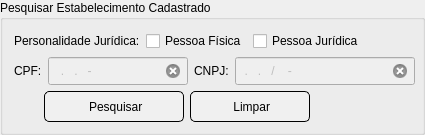
                <widget class="QGroupBox" name="groupBox">
                 <property name="minimumSize">
                  <size>
                   <width>425</width>
                   <height>135</height>
                  </size>
                 </property>
                 <property name="maximumSize">
                  <size>
                   <width>425</width>
                   <height>135</height>
                  </size>
                 </property>
                 <property name="title">
                  <string>Pesquisar Estabelecimento Cadastrado</string>
                 </property>
                 <layout class="QVBoxLayout" name="verticalLayout_2">
                  <item>
                   <layout class="QHBoxLayout" name="horizontalLayout">
                    <item>
                     <widget class="QLabel" name="label_2">
                      <property name="text">
                       <string>Personalidade Jurídica:</string>
                      </property>
                     </widget>
                    </item>
                    <item>
                     <widget class="QCheckBox" name="pessoaFisicaPesquisaCheckBox">
                      <property name="text">
                       <string>Pessoa Física</string>
                      </property>
                     </widget>
                    </item>
                    <item>
                     <widget class="QCheckBox" name="pessoaJuridicaPesquisaCheckBox">
                      <property name="text">
                       <string>Pessoa Jurídica</string>
                      </property>
                     </widget>
                    </item>
                    <item>
                     <spacer name="horizontalSpacer">
                      <property name="orientation">
                       <enum>Qt::Horizontal</enum>
                      </property>
                      <property name="sizeHint" stdset="0">
                       <size>
                        <width>40</width>
                        <height>20</height>
                       </size>
                      </property>
                     </spacer>
                    </item>
                   </layout>
                  </item>
                  <item>
                   <layout class="QHBoxLayout" name="horizontalLayout_2">
                    <item>
                     <widget class="QLabel" name="label_3">
                      <property name="text">
                       <string>CPF:</string>
                      </property>
                     </widget>
                    </item>
                    <item>
                     <widget class="QLineEdit" name="cpfPesquisaLineEdit">
                      <property name="enabled">
                       <bool>false</bool>
                      </property>
                      <property name="minimumSize">
                       <size>
                        <width>140</width>
                        <height>28</height>
                       </size>
                      </property>
                      <property name="maximumSize">
                       <size>
                        <width>140</width>
                        <height>28</height>
                       </size>
                      </property>
                      <property name="inputMask">
                       <string>000.000.000-00</string>
                      </property>
                      <property name="clearButtonEnabled">
                       <bool>true</bool>
                      </property>
                     </widget>
                    </item>
                    <item>
                     <widget class="QLabel" name="label_4">
                      <property name="text">
                       <string>CNPJ:</string>
                      </property>
                     </widget>
                    </item>
                    <item>
                     <widget class="QLineEdit" name="cnpjPesquisaLineEdit">
                      <property name="enabled">
                       <bool>false</bool>
                      </property>
                      <property name="minimumSize">
                       <size>
                        <width>180</width>
                        <height>28</height>
                       </size>
                      </property>
                      <property name="maximumSize">
                       <size>
                        <width>180</width>
                        <height>28</height>
                       </size>
                      </property>
                      <property name="inputMask">
                       <string>00.000.000/0000-00</string>
                      </property>
                      <property name="clearButtonEnabled">
                       <bool>true</bool>
                      </property>
                     </widget>
                    </item>
                    <item>
                     <spacer name="horizontalSpacer_2">
                      <property name="orientation">
                       <enum>Qt::Horizontal</enum>
                      </property>
                      <property name="sizeHint" stdset="0">
                       <size>
                        <width>40</width>
                        <height>20</height>
                       </size>
                      </property>
                     </spacer>
                    </item>
                   </layout>
                  </item>
                  <item>
                   <layout class="QHBoxLayout" name="horizontalLayout_3">
                    <item>
                     <spacer name="horizontalSpacer_15">
                      <property name="orientation">
                       <enum>Qt::Horizontal</enum>
                      </property>
                      <property name="sizeType">
                       <enum>QSizePolicy::Fixed</enum>
                      </property>
                      <property name="sizeHint" stdset="0">
                       <size>
                        <width>30</width>
                        <height>20</height>
                       </size>
                      </property>
                     </spacer>
                    </item>
                    <item>
                     <widget class="QPushButton" name="pesquisarPushButton">
                      <property name="minimumSize">
                       <size>
                        <width>140</width>
                        <height>31</height>
                       </size>
                      </property>
                      <property name="maximumSize">
                       <size>
                        <width>140</width>
                        <height>31</height>
                       </size>
                      </property>
                      <property name="styleSheet">
                       <string notr="true">QPushButton {
	font: 10pt &quot;Segoe UI&quot;;
	border: 1px solid black;
	border-radius: 5px;
	background-color: rgb(240, 240, 240);
}

QPushButton:hover {
	font: 10pt &quot;Segoe UI&quot;;
	border: 1px solid black;
	border-radius: 5px;
	background-color: rgb(170, 255, 127);
}</string>
                      </property>
                      <property name="text">
                       <string> Pesquisar</string>
                      </property>
                      <property name="icon">
                       <iconset resource="resources.qrc">
                        <normaloff>:/imagens/icon-find.png</normaloff>:/imagens/icon-find.png</iconset>
                      </property>
                     </widget>
                    </item>
                    <item>
                     <widget class="QPushButton" name="limparPushButton">
                      <property name="minimumSize">
                       <size>
                        <width>120</width>
                        <height>31</height>
                       </size>
                      </property>
                      <property name="maximumSize">
                       <size>
                        <width>120</width>
                        <height>31</height>
                       </size>
                      </property>
                      <property name="styleSheet">
                       <string notr="true">QPushButton {
	font: 10pt &quot;Segoe UI&quot;;
	border: 1px solid black;
	border-radius: 5px;
	background-color: rgb(240, 240, 240);
}

QPushButton:hover {
	font: 10pt &quot;Segoe UI&quot;;
	border: 1px solid black;
	border-radius: 5px;
	background-color: rgb(170, 255, 127);
}</string>
                      </property>
                      <property name="text">
                       <string> Limpar</string>
                      </property>
                      <property name="icon">
                       <iconset resource="resources.qrc">
                        <normaloff>:/imagens/icon-clean.png</normaloff>:/imagens/icon-clean.png</iconset>
                      </property>
                      <property name="iconSize">
                       <size>
                        <width>18</width>
                        <height>18</height>
                       </size>
                      </property>
                     </widget>
                    </item>
                    <item>
                     <spacer name="horizontalSpacer_3">
                      <property name="orientation">
                       <enum>Qt::Horizontal</enum>
                      </property>
                      <property name="sizeHint" stdset="0">
                       <size>
                        <width>40</width>
                        <height>20</height>
                       </size>
                      </property>
                     </spacer>
                    </item>
                   </layout>
                  </item>
                 </layout>
                </widget>
